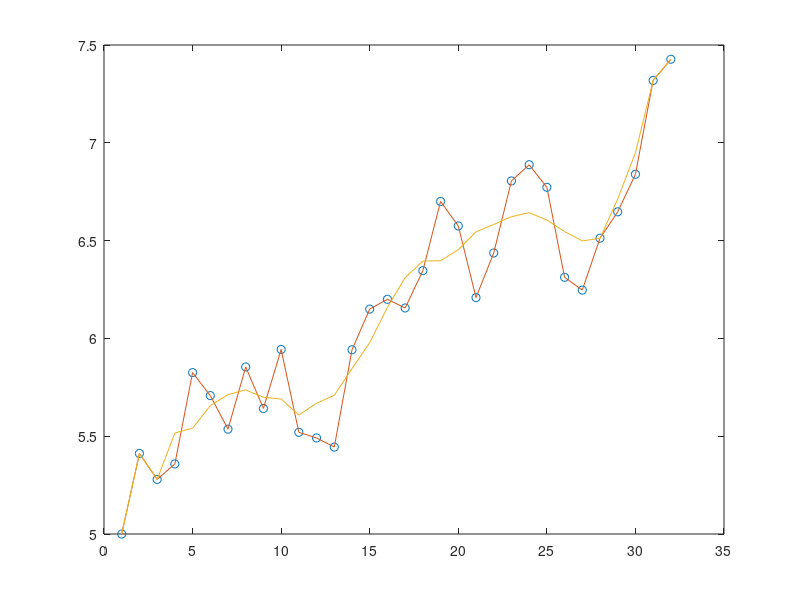

This figure's MATLAB source:
% simple smoother.
% it does't change the borders.

clear
nx = 32;
nl = 5;
nl2 = (nl-1)/2;
x(1) = 5;
for i=2:nx
  x(i) = x(i-1) + rand(1) - 0.5;
end

x0 = x;
ii=1:nx;

sum = 0;
for i=1:nl
  sum = sum + x(i);
end

for i=nl2+2:nx-nl2
  sum = sum - x0(i-nl2-1) + x0(i+nl2); 
  x(i) = sum / nl;
end  
  
plot(ii,x0,'o',ii,x0,ii,x);
